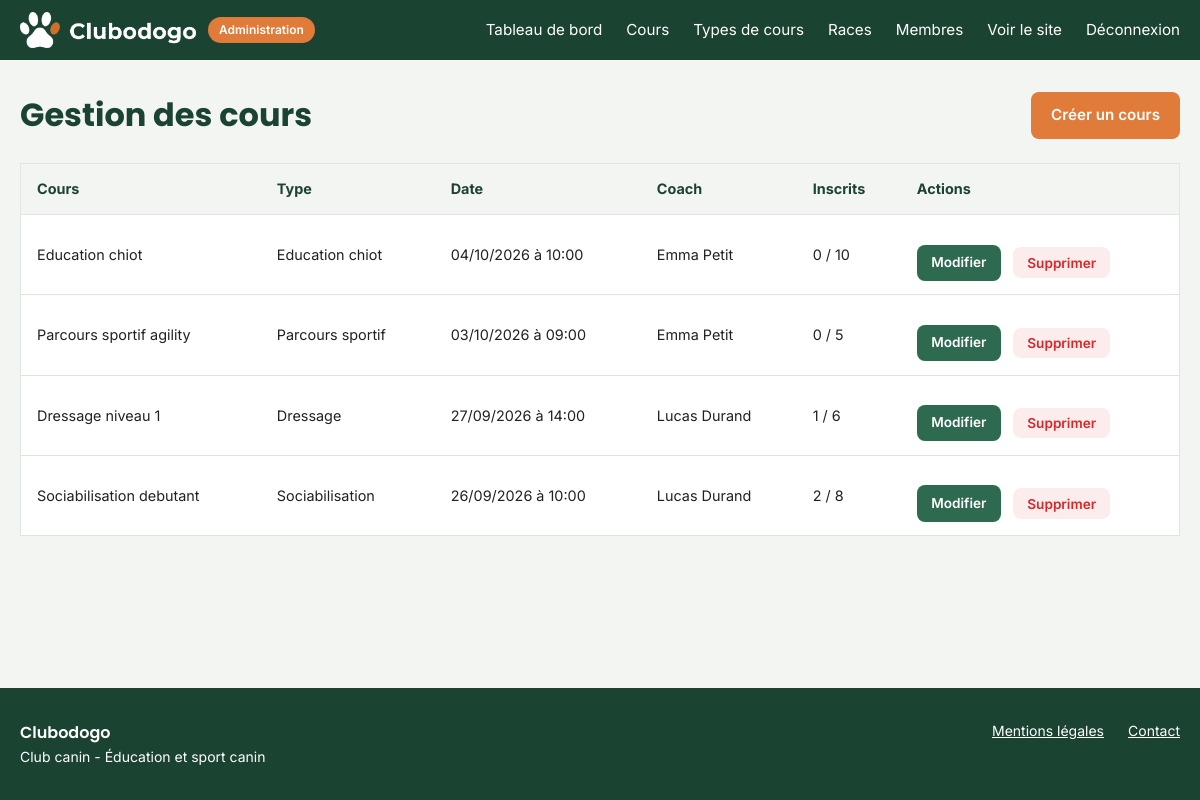
The page /code/public/admin/cours.php (signed in) on the database its author committed.
### tables this page shows
CREATE TABLE `cours` (
  `id` int NOT NULL,
  `titre` varchar(150) NOT NULL,
  `description` text,
  `capacite_max` int NOT NULL,
  `age_min_mois` int NOT NULL,
  `age_max_mois` int DEFAULT NULL,
  `date_cours` date NOT NULL,
  `heure_debut` time NOT NULL,
  `heure_fin` time NOT NULL,
  `id_utilisateur` int NOT NULL,
  `id_type_cours` int NOT NULL
);

CREATE TABLE `type_cours` (
  `id` int NOT NULL,
  `libelle_type` varchar(100) NOT NULL
);

CREATE TABLE `utilisateur` (
  `id` int NOT NULL,
  `nom` varchar(100) NOT NULL,
  `prenom` varchar(100) NOT NULL,
  `email` varchar(150) NOT NULL,
  `password` varchar(255) NOT NULL,
  `role` enum('responsable','proprietaire','coach') NOT NULL DEFAULT 'proprietaire'
);

### code/init.php (called while the page is built, shortened)
<?php
function proteger($e)
{
    return htmlspecialchars($e ?? '', ENT_QUOTES, 'UTF-8');
}

### code/public/admin/cours.php (the view, shortened to what this page needs)
<?php
require_once __DIR__ . '/../../init.php';
$cours = $pdo->query(
    "SELECT cours.id, cours.titre, cours.date_cours, cours.heure_debut, cours.capacite_max,
            type_cours.libelle_type,
            utilisateur.prenom AS coach_prenom, utilisateur.nom AS coach_nom,
            (SELECT COUNT(*) FROM inscription
             WHERE inscription.id_cours = cours.id AND inscription.statut != 'annule') AS nb_inscrits
     FROM cours
     INNER JOIN type_cours ON cours.id_type_cours = type_cours.id
     INNER JOIN utilisateur ON cours.id_utilisateur = utilisateur.id
     ORDER BY cours.date_cours DESC, cours.heure_debut"
)->fetchAll();
require_once __DIR__ . '/../../header-admin.php';
?>
<div class="barre-titre">
    <h1>Gestion des cours</h1>
    <a href="/admin/cours-formulaire.php" class="bouton bouton-orange">Créer un cours</a>
</div>
<?php if (empty($cours)): ?>
    <p class="vide">Aucun cours enregistré.</p>
<?php else: ?>
    <table class="tableau">
        <thead>
            <tr>
                <th>Cours</th>
                <th>Type</th>
                <th>Date</th>
                <th>Coach</th>
                <th>Inscrits</th>
                <th>Actions</th>
            </tr>
        </thead>
        <tbody>
            <?php foreach ($cours as $c): ?>
                <tr>
                    <td data-label="Cours"><?= proteger($c['titre']) ?></td>
                    <td data-label="Type"><?= proteger($c['libelle_type']) ?></td>
                    <td data-label="Date"><?= date('d/m/Y', strtotime($c['date_cours'])) ?> à <?= substr($c['heure_debut'], 0, 5) ?></td>
                    <td data-label="Coach"><?= proteger($c['coach_prenom'] . ' ' . $c['coach_nom']) ?></td>
                    <td data-label="Inscrits"><?= (int) $c['nb_inscrits'] ?> / <?= (int) $c['capacite_max'] ?></td>
                    <td data-label="Actions">
                        <div class="actions">
                            <a href="/admin/cours-formulaire.php?id=<?= (int) $c['id'] ?>" class="bouton bouton-petit">Modifier</a>
                            <form method="post" data-confirmation="Voulez-vous vraiment supprimer ce cours ?">
                                <button type="submit" class="bouton bouton-petit bouton-rouge">Supprimer</button>
                            </form>
                        </div>
                    </td>
                </tr>
            <?php endforeach; ?>
        </tbody>
    </table>
<?php endif; ?>
<?php require_once __DIR__ . '/../../footer.php'; ?>

### code/header-admin.php (shortened to what this page needs)
<!DOCTYPE html>
<html lang="fr">
<head>
    <link rel="stylesheet" href="/assets/css/style.css">
</head>
<body>
<header class="entete">
    <div class="entete-interieur">
        <a href="/admin/index.php" class="logo">
            <img src="/assets/images/logo-blanc.png" alt="Clubodogo">
        </a>
        <span class="mention-admin">Administration</span>
        <nav class="navigation" id="navigation">
            <a href="/admin/index.php">Tableau de bord</a>
            <a href="/admin/cours.php">Cours</a>
            <a href="/admin/types-cours.php">Types de cours</a>
            <a href="/admin/races.php">Races</a>
            <a href="/admin/membres.php">Membres</a>
            <a href="/index.php">Voir le site</a>
            <a href="/compte/deconnexion.php">Déconnexion</a>
        </nav>
    </div>
</header>
<main class="contenu">

### code/footer.php (shortened to what this page needs)
</main>
<footer class="pied">
    <div class="pied-interieur">
        <div>
            <p class="pied-nom">Clubodogo</p>
            <p class="pied-texte">Club canin - Éducation et sport canin</p>
        </div>
        <nav class="pied-liens">
            <a href="/mentions-legales.php">Mentions légales</a>
            <a href="/contact.php">Contact</a>
        </nav>
    </div>
</footer>
</body>
</html>

### code/public/assets/css/style.css (style rules this page uses)
:root { --vert-primaire: #1b4332; --vert-secondaire: #2d6a4f; --vert-gris: #52796f; --orange: #e07b39; --blanc: #ffffff; --texte: #212121; --fond: #f2f5f2; --bordure: #dfe5df; --erreur: #d62828; --erreur-fond: #fdecec; --succes: #2d6a4f; --succes-fond: #e3efe7; }
* { margin: 0; padding: 0; box-sizing: border-box; }
body { font-family: 'Inter', Arial, sans-serif; color: var(--texte); background-color: var(--fond); line-height: 1.6; display: flex; flex-direction: column; min-height: 100vh; }
h1, h2, h3 { font-family: 'Poppins', Arial, sans-serif; color: var(--vert-primaire); line-height: 1.2; }
h1 { font-size: 2rem; }
a { color: var(--vert-secondaire); }
img { max-width: 100%; }
.contenu { flex: 1; width: 100%; max-width: 1200px; margin: 0 auto; padding: 2rem 1.25rem 3rem; }
.entete { background-color: var(--vert-primaire); }
.entete-interieur { max-width: 1200px; margin: 0 auto; padding: 0.75rem 1.25rem; display: flex; align-items: center; justify-content: space-between; flex-wrap: wrap; }
.logo img { height: 36px; display: block; }
.navigation { display: flex; align-items: center; gap: 1.5rem; }
.navigation a { color: var(--blanc); text-decoration: none; font-size: 0.95rem; }
.bouton { display: inline-block; padding: 0.7rem 1.25rem; border-radius: 8px; border: none; font-family: inherit; font-size: 0.95rem; font-weight: 600; text-decoration: none; cursor: pointer; background-color: var(--vert-secondaire); color: var(--blanc); }
.bouton-orange { background-color: var(--orange); color: var(--blanc) !important; }
.bouton-petit { padding: 0.45rem 0.9rem; font-size: 0.85rem; }
.bouton-rouge { background-color: var(--erreur-fond); color: var(--erreur); }
.pied { background-color: var(--vert-primaire); color: var(--blanc); margin-top: 3rem; }
.pied-interieur { max-width: 1200px; margin: 0 auto; padding: 2rem 1.25rem; display: flex; justify-content: space-between; gap: 1.5rem; flex-wrap: wrap; }
.pied-nom { font-family: 'Poppins', Arial, sans-serif; font-weight: 600; }
.pied-texte { font-size: 0.875rem; }
.pied-liens { display: flex; gap: 1.5rem; }
.pied-liens a { color: var(--blanc); font-size: 0.875rem; }
.barre-titre { display: flex; justify-content: space-between; align-items: center; gap: 1rem; flex-wrap: wrap; }
.actions { display: flex; gap: 0.75rem; margin-top: 1rem; flex-wrap: wrap; align-items: center; }
.tableau { width: 100%; border-collapse: collapse; background-color: var(--blanc); border: 1px solid var(--bordure); margin-top: 1.5rem; }
.tableau th, .tableau td { padding: 0.85rem 1rem; text-align: left; border-bottom: 1px solid var(--bordure); font-size: 0.9rem; }
.tableau th { background-color: var(--fond); color: var(--vert-primaire); }
.mention-admin { display: inline-block; padding: 0.2rem 0.7rem; border-radius: 999px; background-color: var(--orange); color: var(--blanc); font-size: 0.75rem; font-weight: 600; margin-right: auto; margin-left: 0.75rem; }

### rows shown on the page
cours: titre "Education chiot", id_type_cours.libelle_type "Education chiot", date_cours "04/10/2026", heure_debut "10:00", id_utilisateur.nom "Emma Petit", nb_inscrits "0", capacite_max "10"
cours: titre "Parcours sportif agility", id_type_cours.libelle_type "Parcours sportif", date_cours "03/10/2026", heure_debut "09:00", id_utilisateur.nom "Emma Petit", nb_inscrits "0", capacite_max "5"
cours: titre "Dressage niveau 1", id_type_cours.libelle_type "Dressage", date_cours "27/09/2026", heure_debut "14:00", id_utilisateur.nom "Lucas Durand", nb_inscrits "1", capacite_max "6"
cours: titre "Sociabilisation debutant", id_type_cours.libelle_type "Sociabilisation", date_cours "26/09/2026", heure_debut "10:00", id_utilisateur.nom "Lucas Durand", nb_inscrits "2", capacite_max "8"
